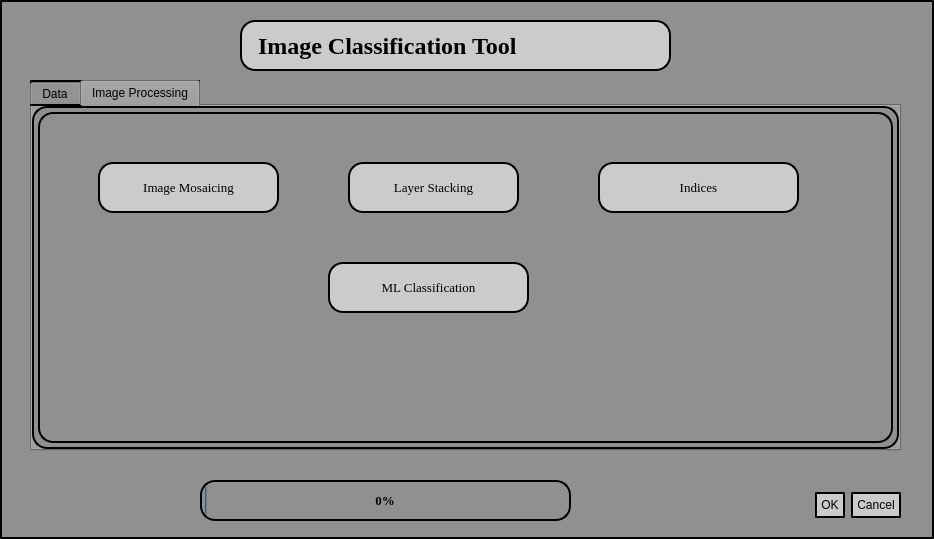
<?xml version="1.0" encoding="UTF-8"?>
<ui version="4.0">
 <class>Dialog</class>
 <widget class="QDialog" name="Dialog">
  <property name="geometry">
   <rect>
    <x>0</x>
    <y>0</y>
    <width>934</width>
    <height>539</height>
   </rect>
  </property>
  <property name="windowTitle">
   <string>Image Processing Tool</string>
  </property>
  <property name="windowIcon">
   <iconset resource="resources.qrc">
    <normaloff>:/pwclogo/pwclogo.jpg</normaloff>:/pwclogo/pwclogo.jpg</iconset>
  </property>
  <property name="autoFillBackground">
   <bool>false</bool>
  </property>
  <property name="styleSheet">
   <string notr="true">background-color: rgb(144, 144, 144);
border-style: outset;
border-width: 2px;

border-color: black;
padding: 4px;</string>
  </property>
  <widget class="QDialogButtonBox" name="buttonBox">
   <property name="geometry">
    <rect>
     <x>670</x>
     <y>480</y>
     <width>231</width>
     <height>51</height>
    </rect>
   </property>
   <property name="font">
    <font>
     <family>Georgia</family>
     <pointsize>10</pointsize>
     <weight>9</weight>
     <italic>false</italic>
     <bold>false</bold>
    </font>
   </property>
   <property name="styleSheet">
    <string notr="true">background-color: rgb(203, 203, 203);
font: 75 10pt &quot;Georgia&quot;;
border-radius: 15px;</string>
   </property>
   <property name="orientation">
    <enum>Qt::Horizontal</enum>
   </property>
   <property name="standardButtons">
    <set>QDialogButtonBox::Cancel|QDialogButtonBox::Ok</set>
   </property>
  </widget>
  <widget class="QLabel" name="label_2">
   <property name="geometry">
    <rect>
     <x>240</x>
     <y>20</y>
     <width>431</width>
     <height>51</height>
    </rect>
   </property>
   <property name="font">
    <font>
     <family>Georgia</family>
     <pointsize>18</pointsize>
     <weight>75</weight>
     <bold>true</bold>
    </font>
   </property>
   <property name="styleSheet">
    <string notr="true">background-color: rgb(203, 203, 203);
border-radius: 15px;</string>
   </property>
   <property name="text">
    <string> Image Classification Tool</string>
   </property>
  </widget>
  <widget class="QProgressBar" name="progressBar">
   <property name="geometry">
    <rect>
     <x>200</x>
     <y>480</y>
     <width>371</width>
     <height>41</height>
    </rect>
   </property>
   <property name="font">
    <font>
     <family>Georgia</family>
     <pointsize>10</pointsize>
     <weight>75</weight>
     <bold>true</bold>
    </font>
   </property>
   <property name="autoFillBackground">
    <bool>false</bool>
   </property>
   <property name="styleSheet">
    <string notr="true">border-radius: 15px;</string>
   </property>
   <property name="value">
    <number>0</number>
   </property>
   <property name="alignment">
    <set>Qt::AlignCenter</set>
   </property>
  </widget>
  <widget class="QTabWidget" name="tabWidget">
   <property name="geometry">
    <rect>
     <x>30</x>
     <y>80</y>
     <width>871</width>
     <height>371</height>
    </rect>
   </property>
   <property name="styleSheet">
    <string notr="true">font: 75 10pt &quot;Georgia&quot;;
border-radius: 15px;</string>
   </property>
   <property name="currentIndex">
    <number>1</number>
   </property>
   <widget class="QWidget" name="tab">
    <attribute name="title">
     <string>Data</string>
    </attribute>
    <widget class="QPushButton" name="pushButton">
     <property name="geometry">
      <rect>
       <x>660</x>
       <y>60</y>
       <width>93</width>
       <height>31</height>
      </rect>
     </property>
     <property name="font">
      <font>
       <family>Georgia</family>
       <pointsize>10</pointsize>
       <weight>9</weight>
       <italic>false</italic>
       <bold>false</bold>
      </font>
     </property>
     <property name="styleSheet">
      <string notr="true">background-color: rgb(203, 203, 203);
border-radius: 15px;</string>
     </property>
     <property name="text">
      <string>Browse</string>
     </property>
    </widget>
    <widget class="QLabel" name="label">
     <property name="geometry">
      <rect>
       <x>90</x>
       <y>60</y>
       <width>141</width>
       <height>41</height>
      </rect>
     </property>
     <property name="font">
      <font>
       <family>Georgia</family>
       <pointsize>10</pointsize>
       <weight>9</weight>
       <italic>false</italic>
       <bold>false</bold>
      </font>
     </property>
     <property name="styleSheet">
      <string notr="true">border-radius: 15px;
background-color: rgb(203, 203, 203);</string>
     </property>
     <property name="text">
      <string>Input Directory</string>
     </property>
    </widget>
    <widget class="QPushButton" name="pushButton_5">
     <property name="geometry">
      <rect>
       <x>660</x>
       <y>150</y>
       <width>93</width>
       <height>31</height>
      </rect>
     </property>
     <property name="font">
      <font>
       <family>Georgia</family>
       <pointsize>10</pointsize>
       <weight>9</weight>
       <italic>false</italic>
       <bold>false</bold>
      </font>
     </property>
     <property name="styleSheet">
      <string notr="true">background-color: rgb(203, 203, 203);
border-radius: 15px;</string>
     </property>
     <property name="text">
      <string>Browse</string>
     </property>
    </widget>
    <widget class="QPlainTextEdit" name="plainTextEdit">
     <property name="geometry">
      <rect>
       <x>260</x>
       <y>50</y>
       <width>371</width>
       <height>51</height>
      </rect>
     </property>
     <property name="styleSheet">
      <string notr="true">background-color: rgb(203, 203, 203);
border-radius: 15px;</string>
     </property>
    </widget>
    <widget class="QLabel" name="label_3">
     <property name="geometry">
      <rect>
       <x>80</x>
       <y>150</y>
       <width>151</width>
       <height>41</height>
      </rect>
     </property>
     <property name="font">
      <font>
       <family>Georgia</family>
       <pointsize>10</pointsize>
       <weight>9</weight>
       <italic>false</italic>
       <bold>false</bold>
      </font>
     </property>
     <property name="styleSheet">
      <string notr="true">background-color: rgb(203, 203, 203);
border-radius: 15px;</string>
     </property>
     <property name="text">
      <string>Output Directory</string>
     </property>
    </widget>
    <widget class="QPlainTextEdit" name="plainTextEdit_2">
     <property name="geometry">
      <rect>
       <x>260</x>
       <y>140</y>
       <width>371</width>
       <height>51</height>
      </rect>
     </property>
     <property name="styleSheet">
      <string notr="true">background-color: rgb(203, 203, 203);
border-radius: 15px;</string>
     </property>
    </widget>
   </widget>
   <widget class="QWidget" name="tab_2">
    <attribute name="title">
     <string>Image Processing</string>
    </attribute>
    <widget class="QPushButton" name="pushButton_2">
     <property name="geometry">
      <rect>
       <x>60</x>
       <y>50</y>
       <width>181</width>
       <height>51</height>
      </rect>
     </property>
     <property name="font">
      <font>
       <family>Georgia</family>
       <pointsize>10</pointsize>
       <weight>9</weight>
       <italic>false</italic>
       <bold>false</bold>
      </font>
     </property>
     <property name="styleSheet">
      <string notr="true">background-color: rgb(203, 203, 203);
border-radius: 15px;</string>
     </property>
     <property name="text">
      <string>Image Mosaicing</string>
     </property>
    </widget>
    <widget class="QPushButton" name="pushButton_3">
     <property name="geometry">
      <rect>
       <x>310</x>
       <y>50</y>
       <width>171</width>
       <height>51</height>
      </rect>
     </property>
     <property name="font">
      <font>
       <family>Georgia</family>
       <pointsize>10</pointsize>
       <weight>9</weight>
       <italic>false</italic>
       <bold>false</bold>
      </font>
     </property>
     <property name="styleSheet">
      <string notr="true">background-color: rgb(203, 203, 203);
border-radius: 15px;</string>
     </property>
     <property name="text">
      <string>Layer Stacking</string>
     </property>
    </widget>
    <widget class="QPushButton" name="pushButton_4">
     <property name="geometry">
      <rect>
       <x>560</x>
       <y>50</y>
       <width>201</width>
       <height>51</height>
      </rect>
     </property>
     <property name="font">
      <font>
       <family>Georgia</family>
       <pointsize>10</pointsize>
       <weight>9</weight>
       <italic>false</italic>
       <bold>false</bold>
      </font>
     </property>
     <property name="styleSheet">
      <string notr="true">background-color: rgb(203, 203, 203);
border-radius: 15px;</string>
     </property>
     <property name="text">
      <string>Indices</string>
     </property>
    </widget>
    <widget class="QPushButton" name="pushButton_6">
     <property name="geometry">
      <rect>
       <x>290</x>
       <y>150</y>
       <width>201</width>
       <height>51</height>
      </rect>
     </property>
     <property name="font">
      <font>
       <family>Georgia</family>
       <pointsize>10</pointsize>
       <weight>9</weight>
       <italic>false</italic>
       <bold>false</bold>
      </font>
     </property>
     <property name="styleSheet">
      <string notr="true">background-color: rgb(203, 203, 203);
border-radius: 15px;</string>
     </property>
     <property name="text">
      <string>ML Classification</string>
     </property>
    </widget>
   </widget>
  </widget>
 </widget>
 <resources>
  <include location="resources.qrc"/>
 </resources>
 <connections>
  <connection>
   <sender>buttonBox</sender>
   <signal>accepted()</signal>
   <receiver>Dialog</receiver>
   <slot>accept()</slot>
   <hints>
    <hint type="sourcelabel">
     <x>248</x>
     <y>254</y>
    </hint>
    <hint type="destinationlabel">
     <x>157</x>
     <y>274</y>
    </hint>
   </hints>
  </connection>
  <connection>
   <sender>buttonBox</sender>
   <signal>rejected()</signal>
   <receiver>Dialog</receiver>
   <slot>reject()</slot>
   <hints>
    <hint type="sourcelabel">
     <x>316</x>
     <y>260</y>
    </hint>
    <hint type="destinationlabel">
     <x>286</x>
     <y>274</y>
    </hint>
   </hints>
  </connection>
 </connections>
</ui>
